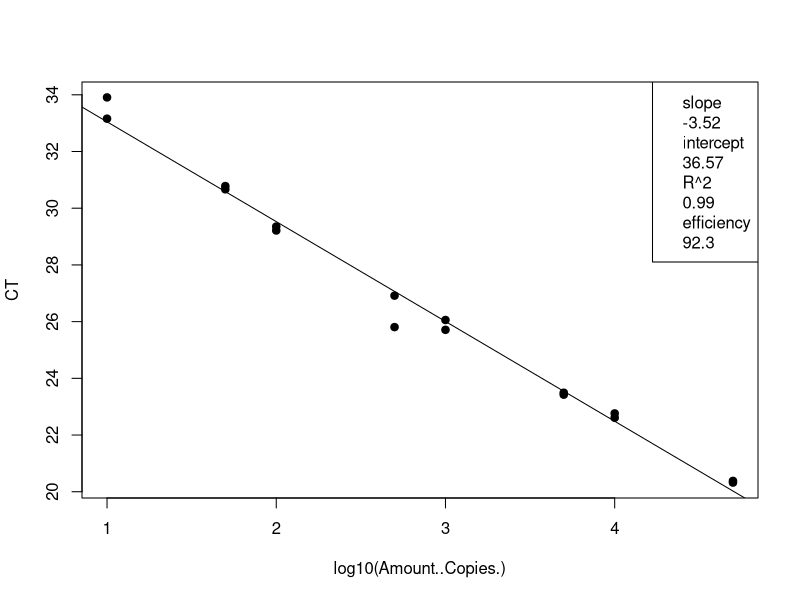
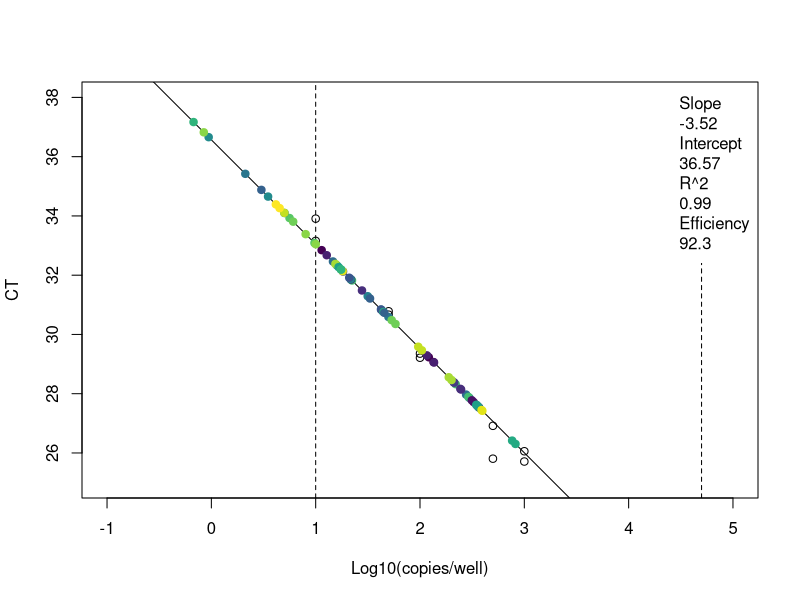
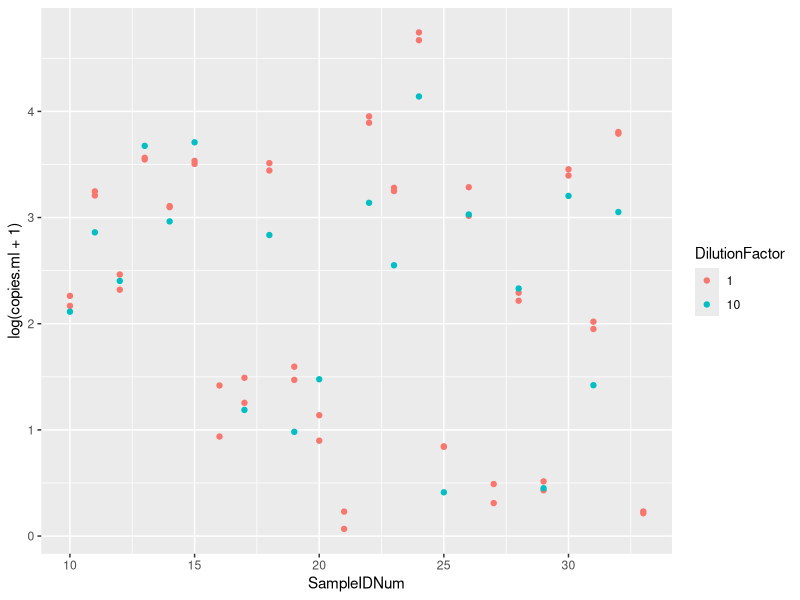

The R source for these figures, in order:
## ---- chunk 1
knitr::opts_chunk$set(echo = TRUE)

## ---- chunk 2
# clear the workspace
rm(list=ls())

# load the data (note data file must be in this repository)
data <- read.csv("Plate1_E.coli_qPCRConversion.csv")
#View(data)

# check class of Ct and copy number, change to numeric if needed
#class(data$CT) # check the data class type
#data$CT <- as.numeric(as.character(data$CT)) # change to numeric, NA warning ok
## ---- chunk 3
# linear regression of standard curve
standards = subset(data, Name == "STANDARD")
standardCurve <- lm(CT ~ log10(Amount..Copies.), data = standards)

# save the line info
standard_slope = standardCurve$coefficients[2]
standard_intercept = standardCurve$coefficients[1]
R2 = summary(standardCurve)$r.squared
efficiency =  (10^(-1/standardCurve$coefficients[2])-1)*100

# plot standards and best fit line
standardCurvePlot <- plot(CT ~ log10(Amount..Copies.), data = standards, pch=19) 
abline(coef(standardCurve)) 
legend("topright", legend = c(paste= "slope", round(standard_slope, 2), paste= "intercept", round(standard_intercept, 2), paste= "R^2", round(R2, 2), paste = "efficiency", round(efficiency, 1)))
## ---- chunk 4
# data set of unknowns including info on standard curve
unknowns = subset(data, Name == "UNKNOWN")

# add new columns to the data table
unknowns$plate_num = 1 # note:change to the actual plate number
unknowns$standard_slope = standard_slope
unknowns$standard_intercept = standard_intercept
unknowns$R2 = R2
unknowns$efficiency = efficiency
  
# add a new column that interpolates copies/well from Ct for the unknowns
unknowns$log.copies.well = (unknowns$CT - standard_intercept)/standard_slope
unknowns$copies.well = 10^unknowns$log.copies.well

# copies/ul extract accounting for dilution factor
vol.well = 3 # note:change to qPCR template volume in ul
unknowns$vol.well = vol.well
unknowns$copies.ul = ((unknowns$copies.well/vol.well)*unknowns$DilutionFactor)

# copies/extraction
vol.elution = 110 #note:change to DNA extraction elution volume in ul
unknowns$vol.elution = vol.elution
unknowns$copies.extraction = (unknowns$copies.ul*vol.elution)

# copies/ml #Volume is volume of sample filtered in mL
unknowns$copies.ml = (unknowns$copies.extraction/unknowns$Volume)
## ---- chunk 5
# set up the color palette
library(viridis)
unknowns$SampleIDNum = as.factor(as.character(unknowns$SampleIDNum)) # change to factor for colors
Colors = viridis(n=nlevels(unknowns$SampleIDNum)) # set the color levels to call on later

# check the range and adjust the limits in plot
range(unknowns$CT, na.rm=T) # y limits
range(unknowns$log.copies.well, na.rm =T) # x limits

# plot the standard curve again
standardCurvePlot <- plot(CT ~ log10(Amount..Copies.), data = standards,
                          xlim = c(-1,5), ylim = c(25,38),
                          xlab = "Log10(copies/well)",
                          ylab = "CT") 

# add boundaries and standard line
abline(v=log10(10), lty=2)
abline(v=log10(50000), lty=2)
abline(coef(standardCurve)) 

# add the sample data
standardCurvePlot <- points(CT ~ log.copies.well, data = unknowns, pch=19, 
                            col = Colors[unknowns$SampleIDNum])
legend("topright", inset = 0.002, box.lty=0, legend=c(paste= "Slope", round(standardCurve$coefficients[2], 2), 
                                                      paste= "Intercept", round(standardCurve$coefficients[1], 2), 
                                                      paste= "R^2", round(summary(standardCurve)$r.squared, 2),
                                                      paste = "Efficiency", round((10^(-1/standardCurve$coefficients[2])-1)*100, 1)))

## ---- chunk 6
# make a plot that compares the diluted to undiluted replicates for each sample including dilution factor
library("ggplot2")
unknowns$SampleIDNum <- as.numeric(as.character(unknowns$SampleIDNum)) # change to numeric
unknowns$DilutionFactor <- as.factor(as.character(unknowns$DilutionFactor)) # change to factor
qplot(SampleIDNum,log(copies.ml+1), data=unknowns, col=DilutionFactor)
## ---- chunk 7
# write csv file
write.csv(unknowns, file = "Plate1_E.coli_ConvertedData.csv", row.names=FALSE, na="")

# average the replicates (if not strongly inhibited) and make a new file
library(dplyr)
data.average = unknowns %>% group_by(SampleIDNum) %>% summarise(copies.ml = mean(copies.ml, na.rm = T))
write.csv(data.average, file = "Plate1_E.coli_Averaged.csv", row.names=FALSE, na="")
